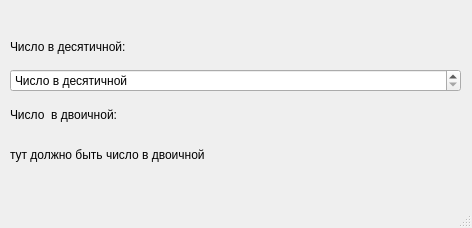
<?xml version="1.0" encoding="UTF-8"?>
<ui version="4.0">
 <class>MainWindow</class>
 <widget class="QMainWindow" name="MainWindow">
  <property name="geometry">
   <rect>
    <x>0</x>
    <y>0</y>
    <width>472</width>
    <height>228</height>
   </rect>
  </property>
  <property name="windowTitle">
   <string>MainWindow</string>
  </property>
  <widget class="QWidget" name="centralwidget">
   <widget class="QWidget" name="layoutWidget">
    <property name="geometry">
     <rect>
      <x>10</x>
      <y>30</y>
      <width>451</width>
      <height>141</height>
     </rect>
    </property>
    <layout class="QVBoxLayout" name="verticalLayout">
     <item>
      <widget class="QLabel" name="label_3">
       <property name="text">
        <string>Число в десятичной:</string>
       </property>
      </widget>
     </item>
     <item>
      <widget class="QDoubleSpinBox" name="doubleSpinBox">
       <property name="specialValueText">
        <string>Число в десятичной</string>
       </property>
       <property name="decimals">
        <number>12</number>
       </property>
       <property name="maximum">
        <double>100001.000000000000000</double>
       </property>
      </widget>
     </item>
     <item>
      <widget class="QLabel" name="label_2">
       <property name="text">
        <string>Число  в двоичной:</string>
       </property>
      </widget>
     </item>
     <item>
      <widget class="QLabel" name="label">
       <property name="text">
        <string>тут должно быть число в двоичной</string>
       </property>
      </widget>
     </item>
    </layout>
   </widget>
  </widget>
  <widget class="QMenuBar" name="menubar">
   <property name="geometry">
    <rect>
     <x>0</x>
     <y>0</y>
     <width>472</width>
     <height>24</height>
    </rect>
   </property>
  </widget>
  <widget class="QStatusBar" name="statusbar"/>
 </widget>
 <resources/>
 <connections/>
</ui>
